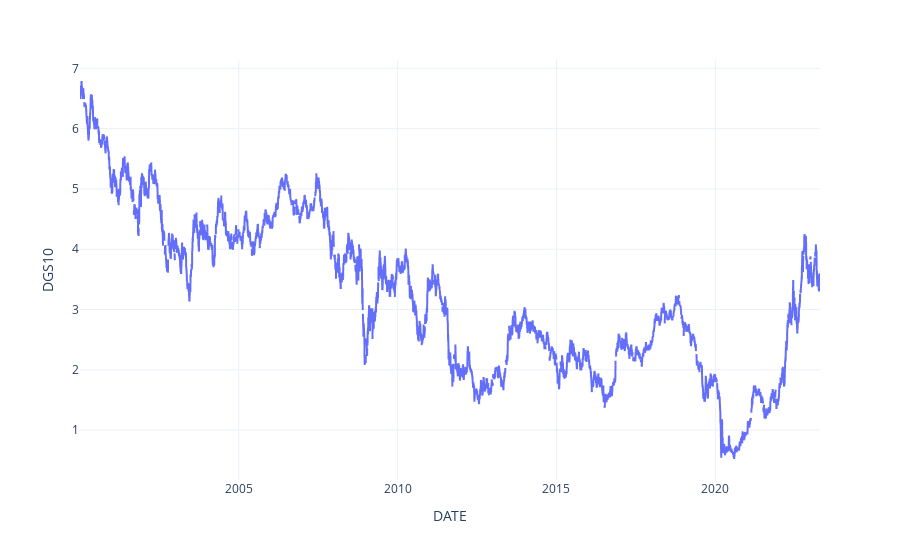

Notebook cell for this chart:
### Code cell
# plot ten years bonds
px.line(data_frame=t10, x=t10.index, y='DGS10', template='plotly_white')

### Figure 1 — Plotly figure (JSON) as saved in the notebook; plotly's stock layout.template omitted (floating-point values rounded to 4 significant figures; data arrays with more than 128 entries replaced by an {"elided": "..."} marker saying what was removed)
{"data": [{"hovertemplate": "DATE=%{x}<br>DGS10=%{y}<extra></extra>", "legendgroup": "", "line": {"color": "#636efa", "dash": "solid"}, "marker": {"symbol": "circle"}, "mode": "lines", "name": "", "showlegend": false, "type": "scattergl", "x": {"elided": "6077 str values"}, "xaxis": "x", "y": {"elided": "6077 float values"}, "yaxis": "y"}], "layout": {"legend": {"tracegroupgap": 0}, "margin": {"t": 60}, "xaxis": {"anchor": "y", "domain": [0, 1], "title": {"text": "DATE"}}, "yaxis": {"anchor": "x", "domain": [0, 1], "title": {"text": "DGS10"}}}}
